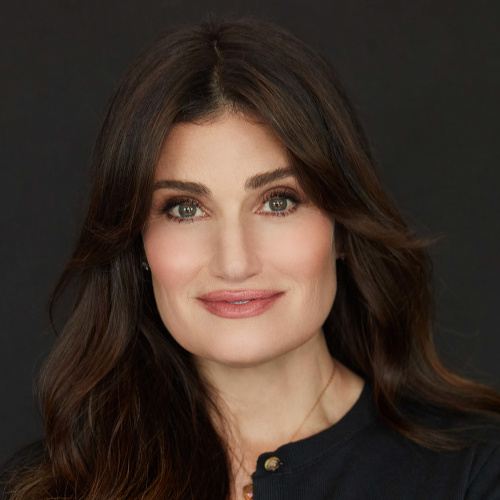
#> input picture imgs/idina_menzel.png, 1000 x 1000 px (shown at 1/2 size)
$ python notebook.py
#> lines starting #> are read from the running program, lines starting #| are printed output that depends on the picture
# The purpose of this script is to act as a testing ground and a place to
# Quickly generate visualizations for reference. This is not the final code.

from multiprocessing import Pool
from typing import List, Tuple

import matplotlib.pyplot as plt
import numpy as np
import pandas as pd
from matplotlib.backend_bases import MouseButton
from PIL import Image
from scipy.ndimage import affine_transform
from scipy.spatial import Delaunay

# --------------------------------------------------------------------------------------


def read_points(path: str) -> np.ndarray:
    """Read array of points of an CSV, reading verticies"""
    return pd.read_csv(path, header=None).to_numpy()


def read_image(path: str) -> np.ndarray:
    """Read an image an array of linear RGB radiance values ∈ [0,1]"""
#> called with path = 'imgs/idina_menzel.png'
    return np.array(Image.open(path), dtype=np.float32) / 255


def write_image(path: str, img: np.ndarray) -> None:
    """Saves image from an array of linear RGB radiance values ∈ [0,1]"""
    numpy_to_image(img).save(path)


def write_gif(path: str, imgs: List[np.ndarray]) -> None:
    """Saves gif from an array of linear RGB radiance values ∈ [0,1]"""
    head, *tail = [numpy_to_image(img) for img in imgs]
    head.save(path, save_all=True, append_images=tail, duration=5)


def numpy_to_image(img: np.ndarray) -> Image.Image:
    return Image.fromarray(np.uint8(255 * img.clip(0, 1)))


def resize(img: np.ndarray, size: Tuple[int, int]) -> np.ndarray:
    """Resize image to (height, width) using bicubic interpolation."""

    return np.dstack(
        [
            np.array(Image.fromarray(chan).resize((size[1], size[0]), Image.BICUBIC))
            for chan in img.transpose(2, 0, 1)
        ]
    )


# --------------------------------------------------------------------------------------


# [33 lines left out: functions cross_dissolve, select_points, extend_border, not called in this run]


# --------------------------------------------------------------------------------------

MENZEL = resize(read_image("imgs/idina_menzel.png"), (1000, 1000))
MUSCATO = resize(read_image("imgs/jamie_muscato.png"), (1000, 1000))
#> call 2 of read_image, with path = 'imgs/jamie_muscato.png'
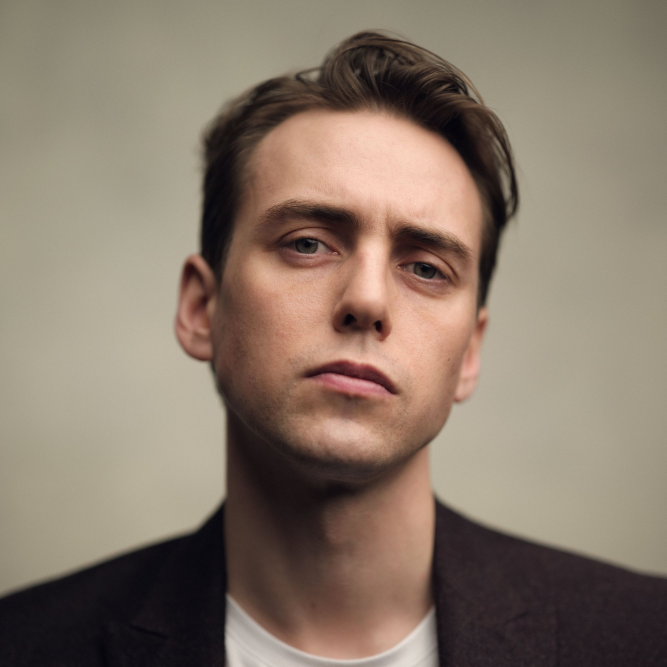
#> input picture imgs/jamie_muscato.png, 2000 x 2000 px (shown at 1/3 size)


# [4 lines left out: function run_naive_cross_fade, not called in this run]


def run_draw_points():
    select_points(f"points/idina_menzel.csv", MENZEL)
    select_points(f"points/jamie_muscato.csv", MUSCATO)


# [46 lines left out: functions run_draw_mesh, run_verify_points, run_average_mesh, not called in this run]


def run_triangle_transform():
    src = np.array([[1, 1], [5, 3], [3, 5]])
    dst = np.array([[6, 1], [7, 7], [3, 4]])

    M = np.vstack([src.T, np.ones(3)]) @ np.linalg.inv(np.vstack([dst.T, np.ones(3)]))

    # Generates 100 random points in `dst
    x = np.sort(np.random.rand(2, 100), axis=0)
    dst_points = np.column_stack([x[0], x[1] - x[0], 1.0 - x[1]]) @ dst

    dst_points = np.vstack([dst_points.T, np.ones(100)])
    src_points = M @ dst_points

    plt.axis((0, 8, 0, 8))

    imgs = []
    for i, alpha in enumerate(np.linspace(0, 1, 100, endpoint=True)):
        points = (1 - alpha) * src_points + alpha * dst_points
        plt.clf()
        plt.triplot(src[:, 0], src[:, 1], [[0, 1, 2]])
        plt.triplot(dst[:, 0], dst[:, 1], [[0, 1, 2]])
        plt.scatter(points[0], points[1], color="r")
        plt.pause(0.5 if alpha == 0 or alpha == 1 else 0.02)
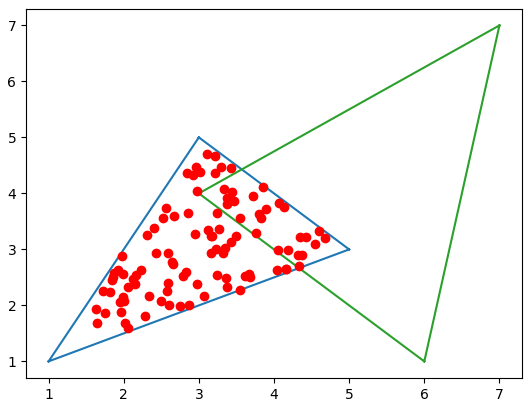
#> figure drawn by matplotlib, 1 panel

        fname = f"out/single_triangle_transform/{i:03}.png"
        plt.savefig(fname)
        imgs.append(read_image(fname))

    write_gif("out/single_triangle_transform.gif", imgs)
#> in numpy_to_image (call 29), `return Image.fromarray(np.uint8(255 * img.clip(0, 1)))`:
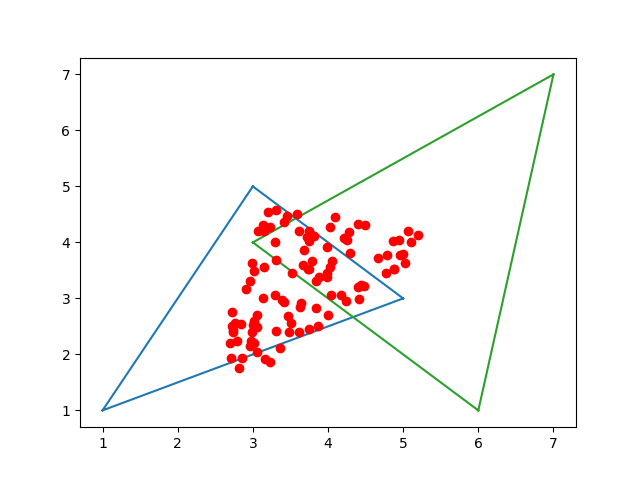
#> returned value: PIL image 640x480 RGBA; mean R, G, B, A 250.7, 246.6, 246.1, 255
#> in numpy_to_image (call 31), `return Image.fromarray(np.uint8(255 * img.clip(0, 1)))`:
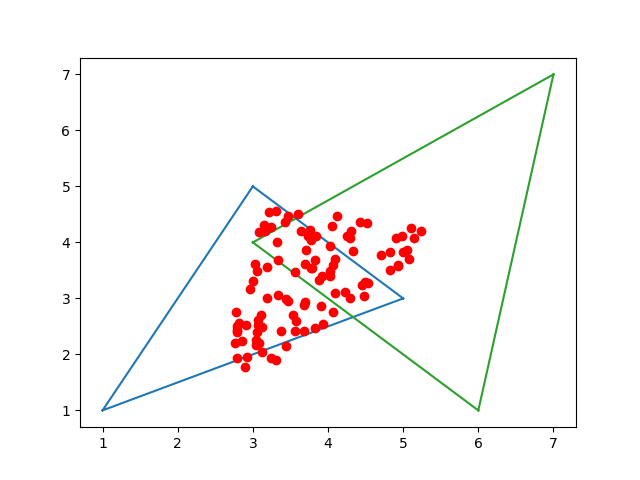
#> returned value: PIL image 640x480 RGBA; mean R, G, B, A 250.7, 246.6, 246.1, 255
#> in numpy_to_image (call 33), `return Image.fromarray(np.uint8(255 * img.clip(0, 1)))`:
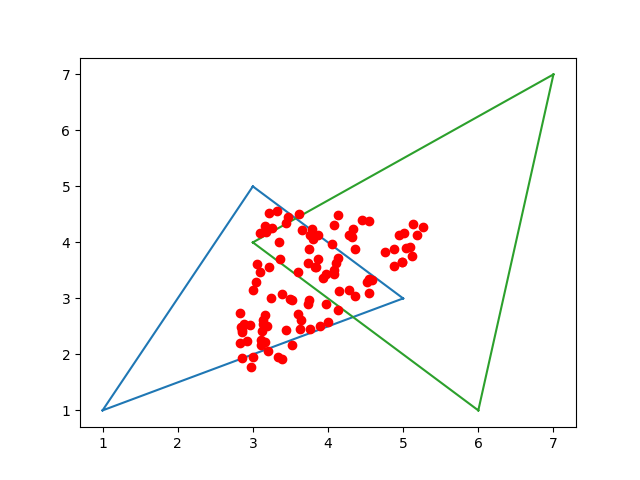
#> returned value: PIL image 640x480 RGBA; mean R, G, B, A 250.7, 246.6, 246.2, 255
#> in numpy_to_image (call 35), `return Image.fromarray(np.uint8(255 * img.clip(0, 1)))`:
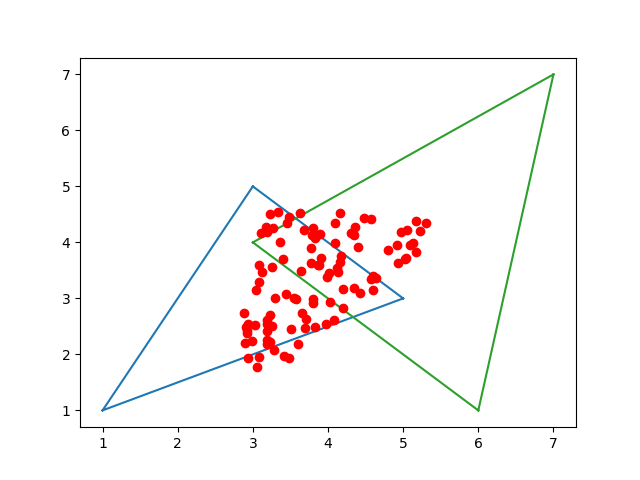
#> returned value: PIL image 640x480 RGBA; mean R, G, B, A 250.7, 246.6, 246.2, 255
#> in numpy_to_image (call 37), `return Image.fromarray(np.uint8(255 * img.clip(0, 1)))`:
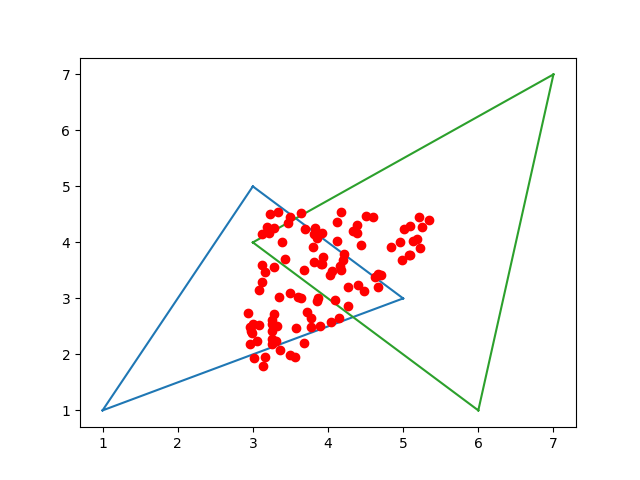
#> returned value: PIL image 640x480 RGBA; mean R, G, B, A 250.7, 246.5, 246.1, 255
#> in write_gif, `head, *tail = [numpy_to_image(img) for img in imgs]`: tail = 99 items


# [261 lines left out: functions run_calculate_simplex_per_pixel, run_transform_image, point_in_simplex, identify_simplex, test_identify_simplex, run_inv_sample_frame and 4 more, not called in this run]


if __name__ == "__main__":
    # [6 lines of commented-out code are left out]
    run_triangle_transform()
    # [6 lines of commented-out code are left out]
